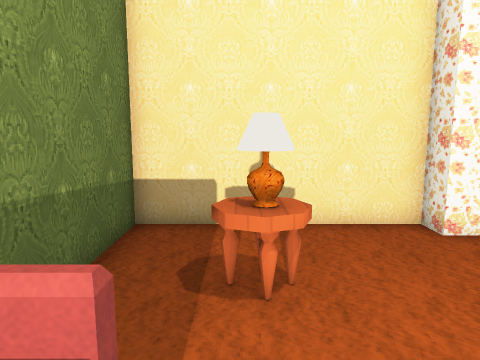
View 1 (above)

14 first-person views from a walk through a 3-D level made in the Godot game engine. The camera is 1.2 m above the floor, tilts 8° down and sees 70° across. The floor is counted in squares, 0.5 m on a side. Each view is taken from the middle of a square. On the plan, view 1 faces up. The plan holds only what a view shows up to about 20 squares ahead; the rest is blank. Flat picture figures and markers are not drawn. Some surface patterns are stand-ins.

View 2
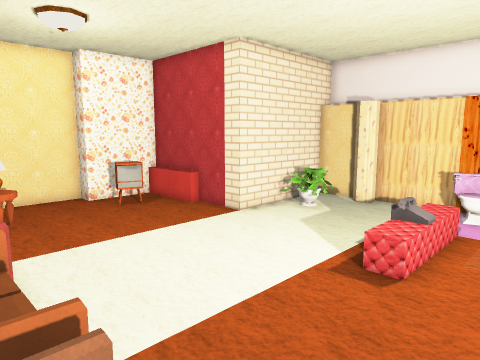

View 3
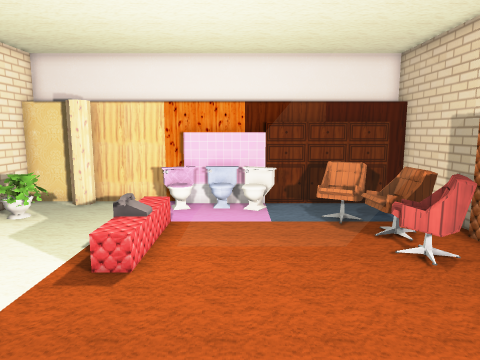

View 4
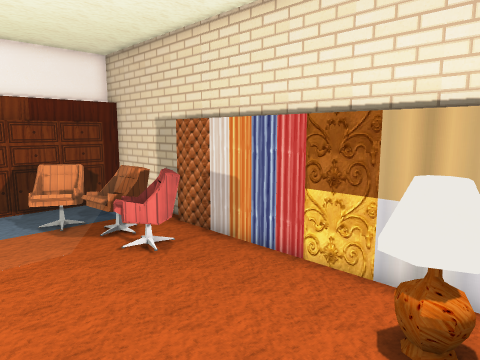

View 5
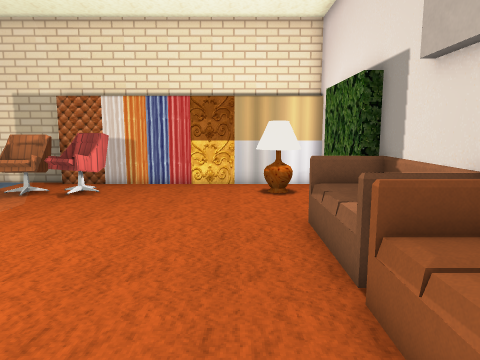

View 6
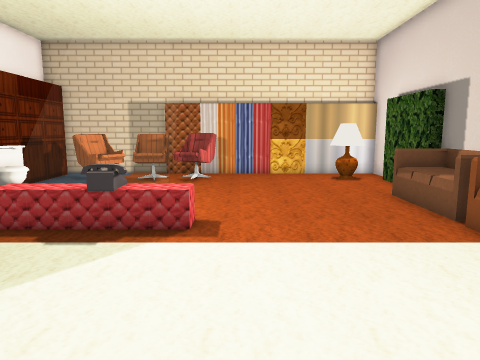

View 7
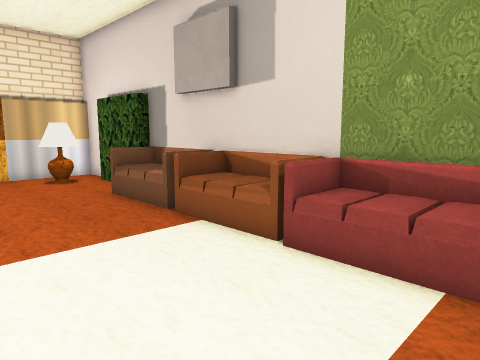

View 8
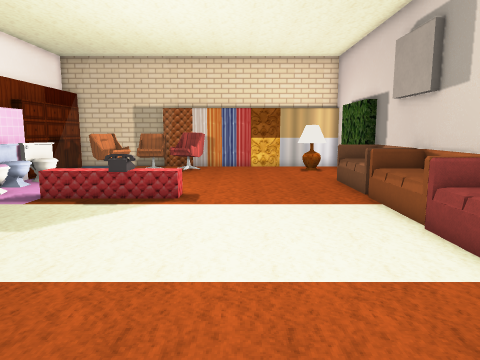

View 9
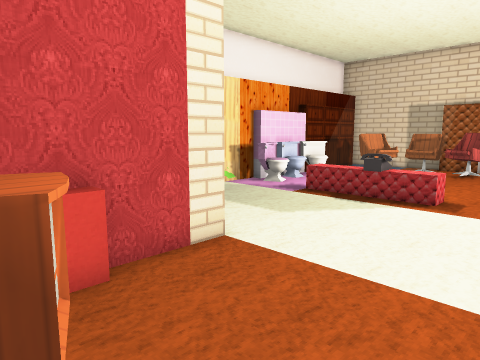

View 10
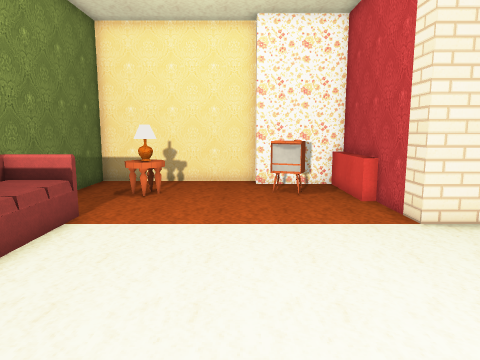

View 11
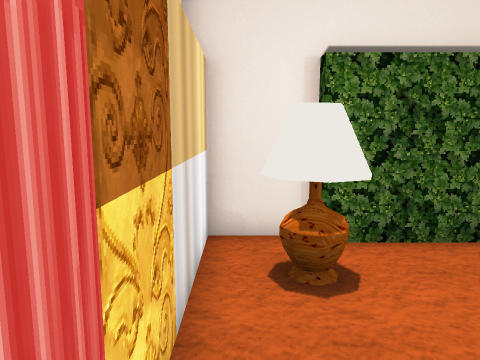

View 12
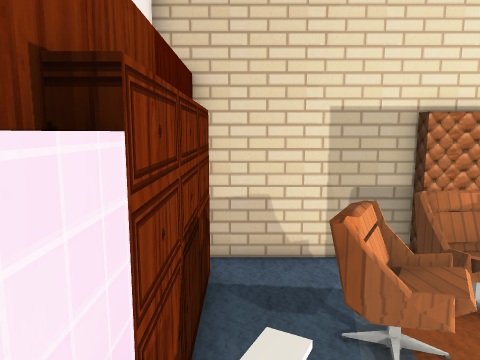

View 13
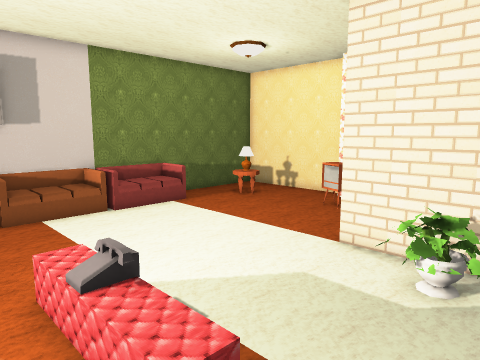

View 14
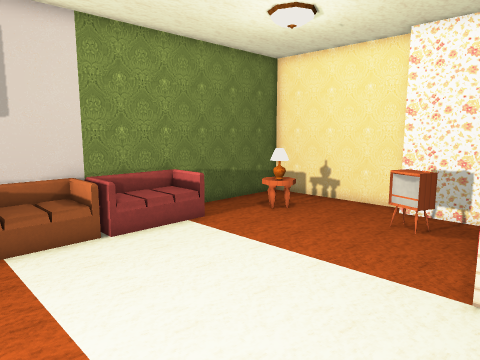

### Floor plan
Key: @ floor where view 1 was taken; # wall or solid block; . main floor; : floor 0.5 m higher than the main floor; / step, stairs or slope; = window, fence, low wall or low ledge; T table; L lamp; S sofa; A TV; P plant; I toilet; C chair; O other object.
Columns run from 3 left of view 1 to 15 right of it. Each row starts with its distance up from view 1.
  9 #########
  8 #.......#####
  7 #..........=#
  6 #..TT...AA.=#
  5 #..LL...AA.=#
  4 #..T.......=#
  3 #...........#
  2 #S..........#
  1 #SO.........#######
  0 # O@..........PP..#
 -1 # O...........PPP.#
 -2 # O............P..#
 -3 # S...............#
 -4 # O...............#
 -5 # O...............#
 -6 #SS......./////..O#
 -7 #SS......./////.OO#
 -8 OO:..............O#
 -9 #O/............../#
-10 #:/..............I#
-11 ##S..............O#
-12  #...............O#
-13  #............CC..#
-14  #........CCCCCCC.#
-15 ##LL.....CCCCCCC..#
-16 #.LL.....CCCCC....#
-17 #.LL..............#
-18 ###################

Where each view was taken, in squares from view 1:
view 1: 0 up, 0 right, facing up
view 2: 10 down, 2 left, facing up-right
view 3: 10 down, 2 left, facing right
view 4: 10 down, 2 left, facing down-right
view 5: 2 down, 1 right, facing down
view 6: 2 up, 5 right, facing down
view 7: 2 up, 5 right, facing down-left
view 8: 6 up, 4 right, facing down
view 9: 6 up, 3 right, facing down-right
view 10: 8 down, 4 right, facing up
view 11: 17 down, 5 right, facing left
view 12: 9 down, 14 right, facing down
view 13: 9 down, 14 right, facing up-left
view 14: 7 down, 10 right, facing up-left
